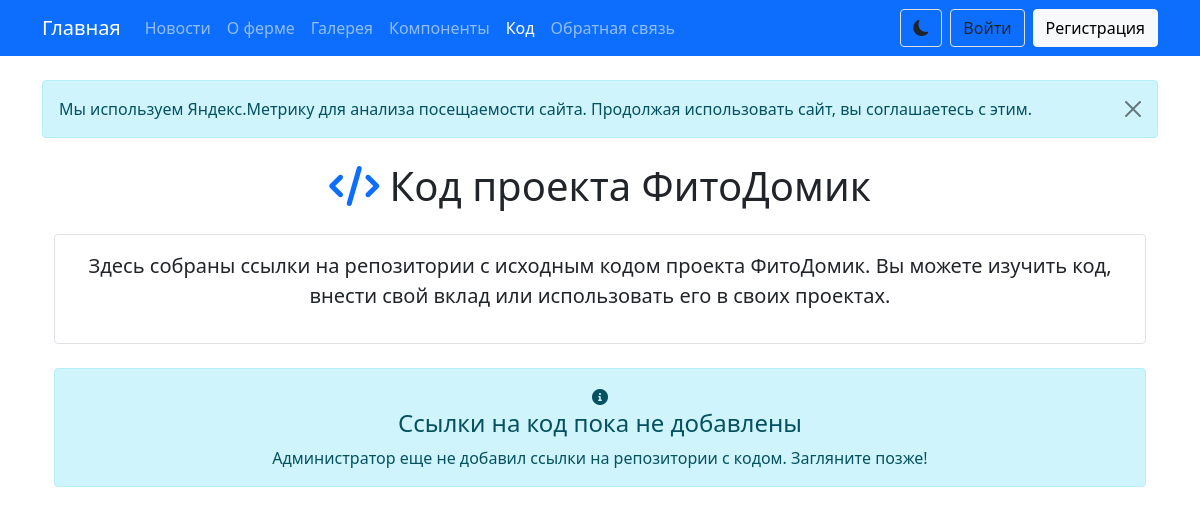
The app's page /pages/code/index.php, older data.
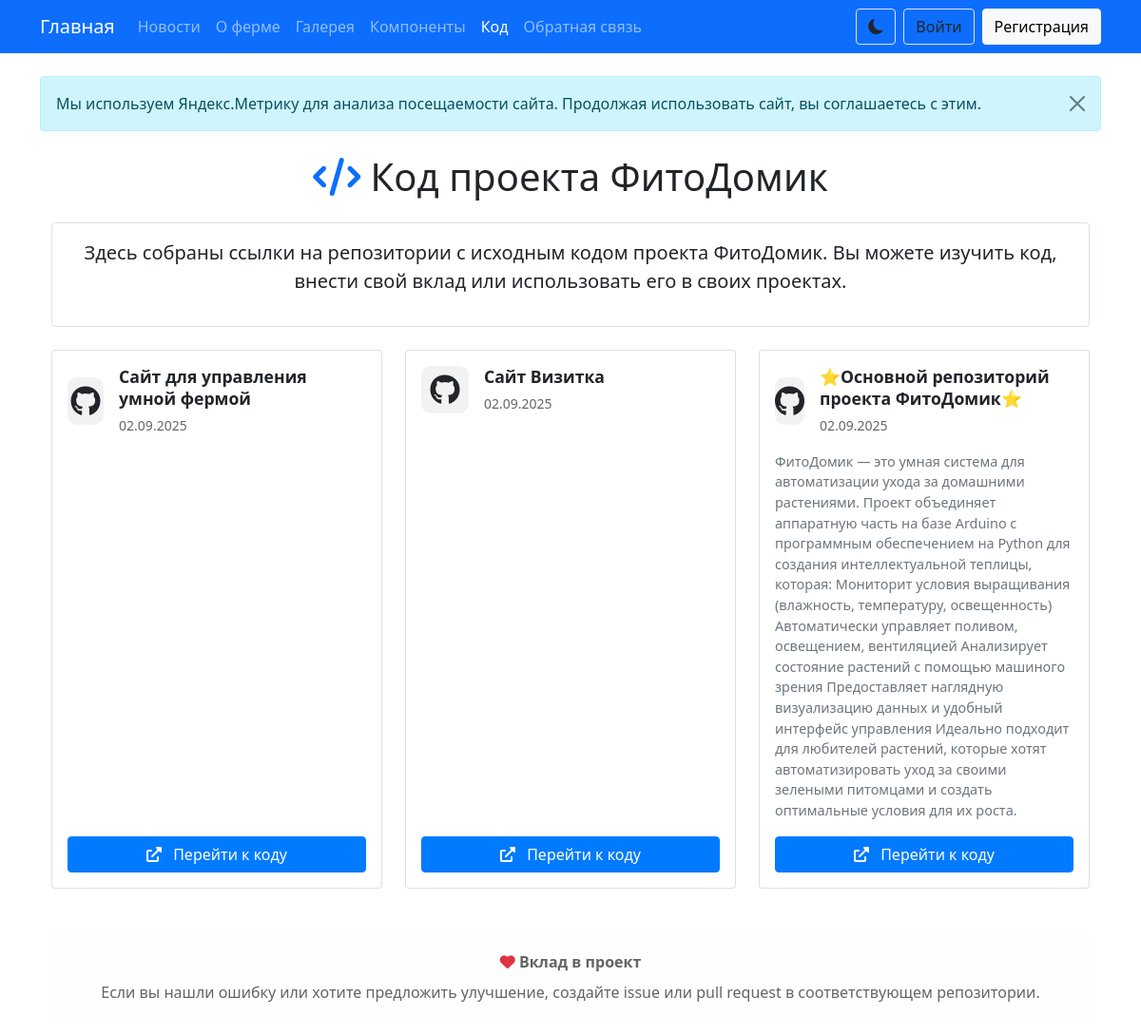
The same page, newer data.
### tables this page shows
CREATE TABLE `code_links` (
  `id` int NOT NULL,
  `title` varchar(255) NOT NULL COMMENT 'Название ссылки для отображения',
  `url` varchar(500) NOT NULL COMMENT 'URL ссылки',
  `description` text COMMENT 'Описание ссылки (опционально)',
  `is_active` tinyint(1) DEFAULT '1' COMMENT 'Активна ли ссылка',
  `sort_order` int DEFAULT '0' COMMENT 'Порядок сортировки',
  `created_at` timestamp NULL DEFAULT CURRENT_TIMESTAMP,
  `updated_at` timestamp NULL DEFAULT CURRENT_TIMESTAMP ON UPDATE CURRENT_TIMESTAMP
);

### pages/code/index.php (the view, shortened to what the changed rows need)
<?php
require_once __DIR__ . '/../../config.php';
try {
    $stmt = $pdo->query("SELECT * FROM code_links WHERE is_active = 1 ORDER BY sort_order ASC, created_at DESC");
    $links = $stmt->fetchAll();
} catch(PDOException $e) {
    error_log("Ошибка при получении ссылок на код: " . $e->getMessage());
    $links = [];
}
?>
<div class="container mt-4">
    <div class="row">
        <div class="col-12">
            <h1 class="text-center mb-4">
                <i class="fas fa-code text-primary"></i>
                Код проекта ФитоДомик
            </h1>
            <?php if (empty($links)): ?>
                <div class="alert alert-info text-center">
                    <i class="fas fa-info-circle"></i>
                    <h4 class="alert-heading">Ссылки на код пока не добавлены</h4>
                    <p class="mb-0">
                        Администратор еще не добавил ссылки на репозитории с кодом.
                        Загляните позже!
                    </p>
                </div>
            <?php else: ?>
                <div class="row">
                    <?php foreach ($links as $link): ?>
                        <div class="col-md-6 col-lg-4 mb-4">
                            <div class="card h-100 link-card">
                                <div class="card-body d-flex flex-column">
                                    <div class="d-flex align-items-center mb-3">
                                        <div class="link-icon me-3">
                                            <?php
                                            $url = strtolower($link['url']);
                                            if (strpos($url, 'github.com') !== false) {
                                                echo '<i class="fab fa-github fa-2x text-dark"></i>';
                                            } elseif (strpos($url, 'gitlab.com') !== false) {
                                                echo '<i class="fab fa-gitlab fa-2x text-orange"></i>';
                                            } elseif (strpos($url, 'bitbucket.org') !== false) {
                                                echo '<i class="fab fa-bitbucket fa-2x text-primary"></i>';
                                            } else {
                                                echo '<i class="fas fa-code fa-2x text-primary"></i>';
                                            }
                                            ?>
                                        </div>
                                        <div class="flex-grow-1">
                                            <h5 class="card-title mb-1">
                                                <?php echo htmlspecialchars($link['title']); ?>
                                            </h5>
                                            <small class="text-muted">
                                                <?php echo date('d.m.Y', strtotime($link['created_at'])); ?>
                                            </small>
                                        </div>
                                    </div>
                                    <?php if ($link['description']): ?>
                                        <p class="card-text flex-grow-1">
                                            <?php echo htmlspecialchars($link['description']); ?>
                                        </p>
                                    <?php endif; ?>
                                    <div class="mt-auto">
                                        <a href="<?php echo htmlspecialchars($link['url']); ?>"
                                           target="_blank"
                                           rel="noopener noreferrer"
                                           class="btn btn-primary w-100">
                                            <i class="fas fa-external-link-alt me-2"></i>
                                            Перейти к коду
                                        </a>
                                    </div>
                                </div>
                            </div>
                        </div>
                    <?php endforeach; ?>
                </div>
                <div class="text-center mt-4">
                    <div class="alert alert-light">
                        <i class="fas fa-heart text-danger"></i>
                        <strong>Вклад в проект</strong>
                        <p class="mb-0 mt-2">
                            Если вы нашли ошибку или хотите предложить улучшение,
                            создайте issue или pull request в соответствующем репозитории.
                        </p>
                    </div>
                </div>
            <?php endif; ?>
        </div>
    </div>
</div>
<?php
require_once __DIR__ . '/../../layout.php';
?>

Row changes from the older to the newer data that the page shows:
added code_links: title "Сайт для управления умной фермой", created_at "02.09.2025"
added code_links: title "Сайт Визитка", created_at "02.09.2025"
added code_links: title "⭐Основной репозиторий проекта ФитоДомик⭐", created_at "02.09.2025", description "ФитоДомик — это умная система для автоматизации ухода за домашними растениями. Проект объединяет аппаратную часть на базе Arduino с программным обеспечением на Python для создания интеллектуальной теплицы, которая: Мониторит условия выращивания (влажность, температуру, освещенность) Автоматически управляет поливом, освещением, вентиляцией Анализирует состояние растений с помощью машиного зрения Предоставляет наглядную визуализацию данных и удобный интерфейс управления Идеально подходит для любителей растений, которые хотят автоматизировать уход за своими зелеными питомцами и создать оптимальные условия для их роста."
Text that changed along with them:
text no longer shown: "Ссылки на код пока не добавлены Администратор еще не добавил ссылки на репозитории с кодом. Загляните позже!"
text now shown: "Вклад в проект Если вы нашли ошибку или хотите предложить улучшение, создайте issue или pull request в соответствующем репозитории."
